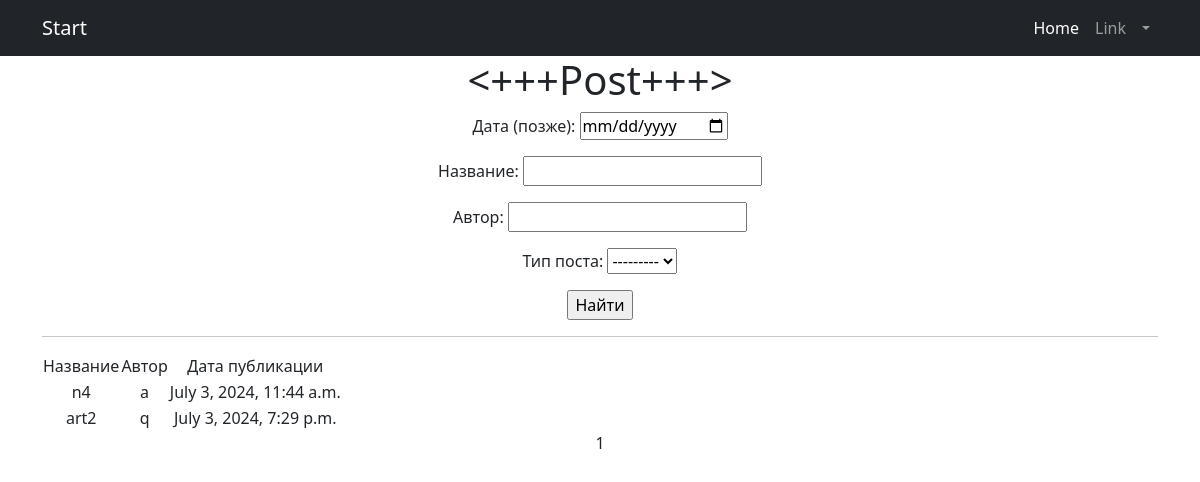
The app's page /protect/news_search/ (signed in), older data.
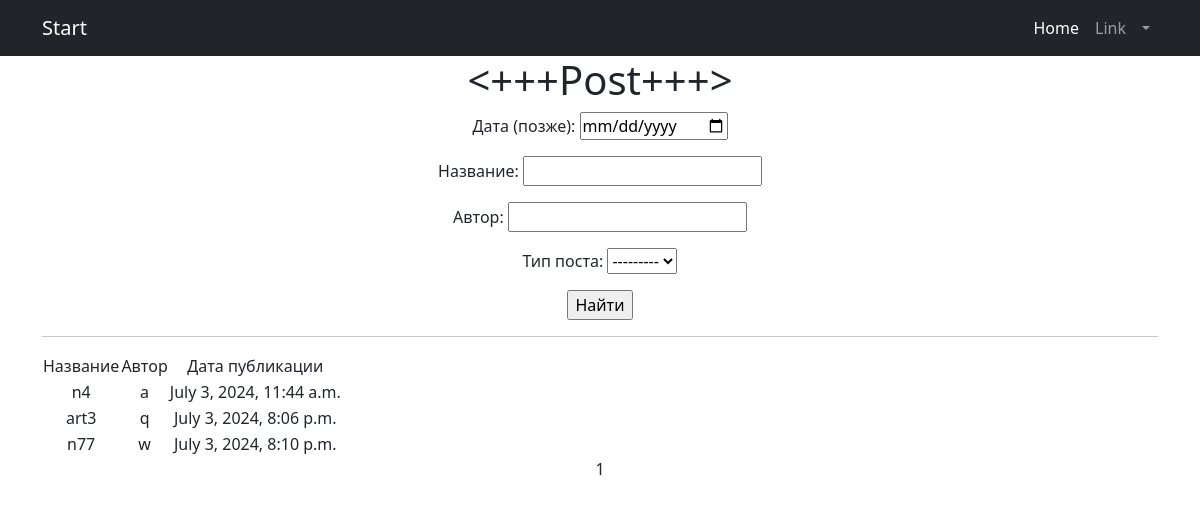
The same page, newer data.
### news/models.py (models this page shows, shortened)
class Post(models.Model):
    author = models.ForeignKey('Author', on_delete=models.CASCADE)
    POST_TYPES = (
        ('article', 'Article'),
        ('news', 'News'),    )
    post_type = models.CharField(max_length=10, choices=POST_TYPES)
    created_at = models.DateTimeField(auto_now_add=True)
    categories = models.ManyToManyField('Category', through='PostCategory')
    title = models.CharField(max_length=255)
    content = models.TextField()
    rating = models.IntegerField(default=0)
    authorname = models.CharField(max_length=255,)
    subscribers = models.ManyToManyField(User, related_name='subscribed_categories', blank=True)

### news/views.py (the view)
# urls.py: path('news_search/', views.PostsListView.as_view(), name='news_search'),
class PostsListView(LoginRequiredMixin, ListView):
    model = Post
    ordering = 'authorname', 'created_at'
    template_name = 'news_search.html'
    context_object_name = 'posts'
    paginate_by = 10
    def get_queryset(self):
        queryset = super().get_queryset()
        self.filterset = PostFilter(self.request.GET, queryset)
        return self.filterset.qs
    def get_context_data(self, **kwargs):
        context = super().get_context_data(**kwargs)
        context['filterset'] = self.filterset
        return context

### news/templates/news_search.html (shortened to what this page needs)
{% extends 'flatpages/default.html' %}
{% load censor %}
{% load custom_tags %}
{% block content %}
<h1><+++Post+++></h1>
<form action="" method="get">
       {{ filterset.form.as_p }}
       <input type="submit" value="Найти" />
</form>
   <hr>
   {% if posts %}
       <table>
           <tr>
               <td>Название</td>
               <td>Автор</td>
               <td>Дата публикации</td>
           </tr>
           {% for  post in posts %}
           <tr>
               <td>{{ post.title }}</td>
               <td>{{ post.authorname }}</td>
               <td>{{ post.created_at }}</td>
           </tr>
           {% endfor %}
       </table>
   {% else %}
       <h2>Новостей нет!</h2>
   {% endif %}
   {{ page_obj.number }}
{% endblock content %}

Row changes from the older to the newer data that the page shows:
removed Post: title "art2", authorname "q", created_at "July 3, 2024, 7:29 p.m."
added Post: title "art3", authorname "q", created_at "July 3, 2024, 8:06 p.m."
added Post: title "n77", authorname "w", created_at "July 3, 2024, 8:10 p.m."
